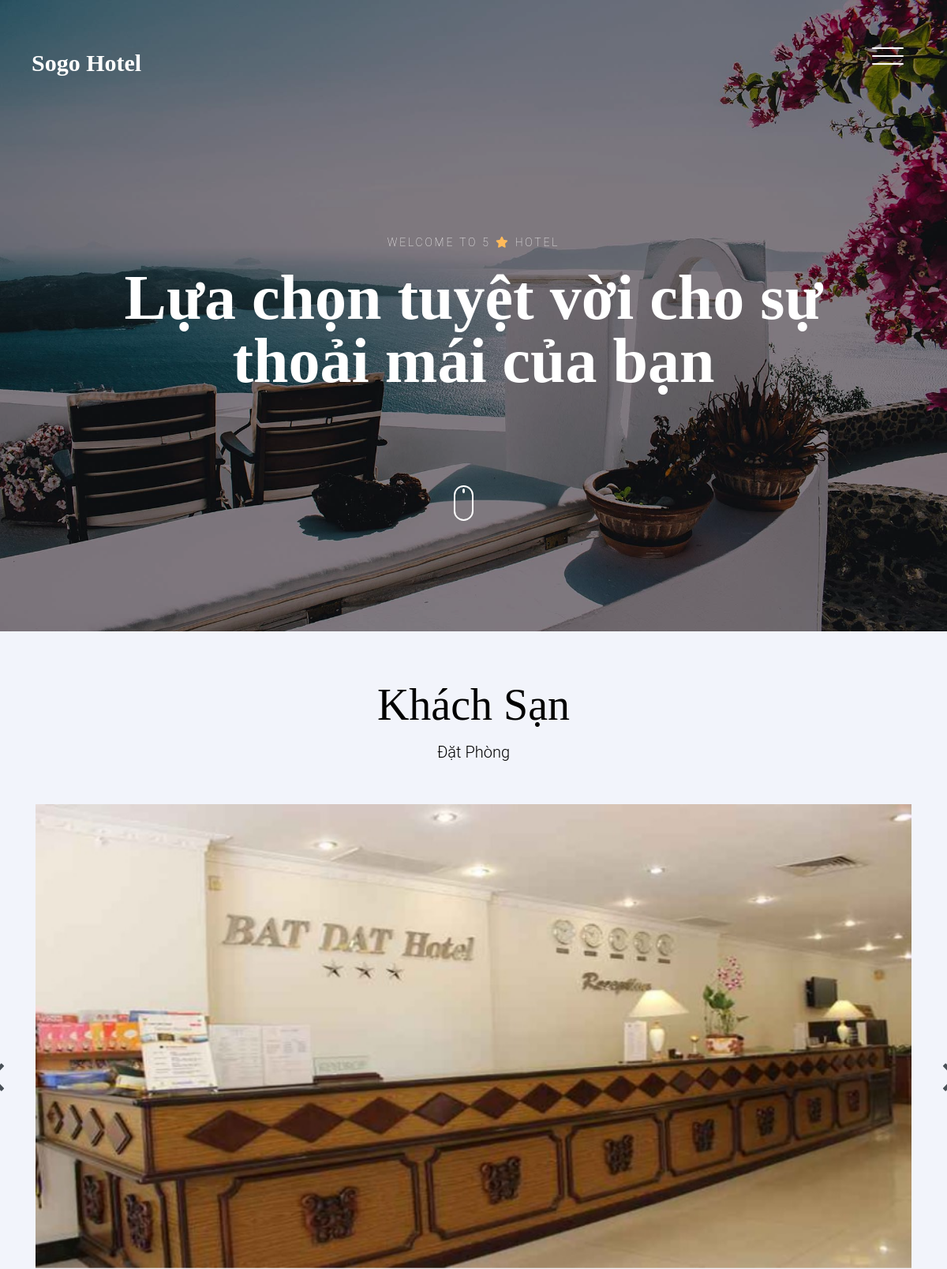
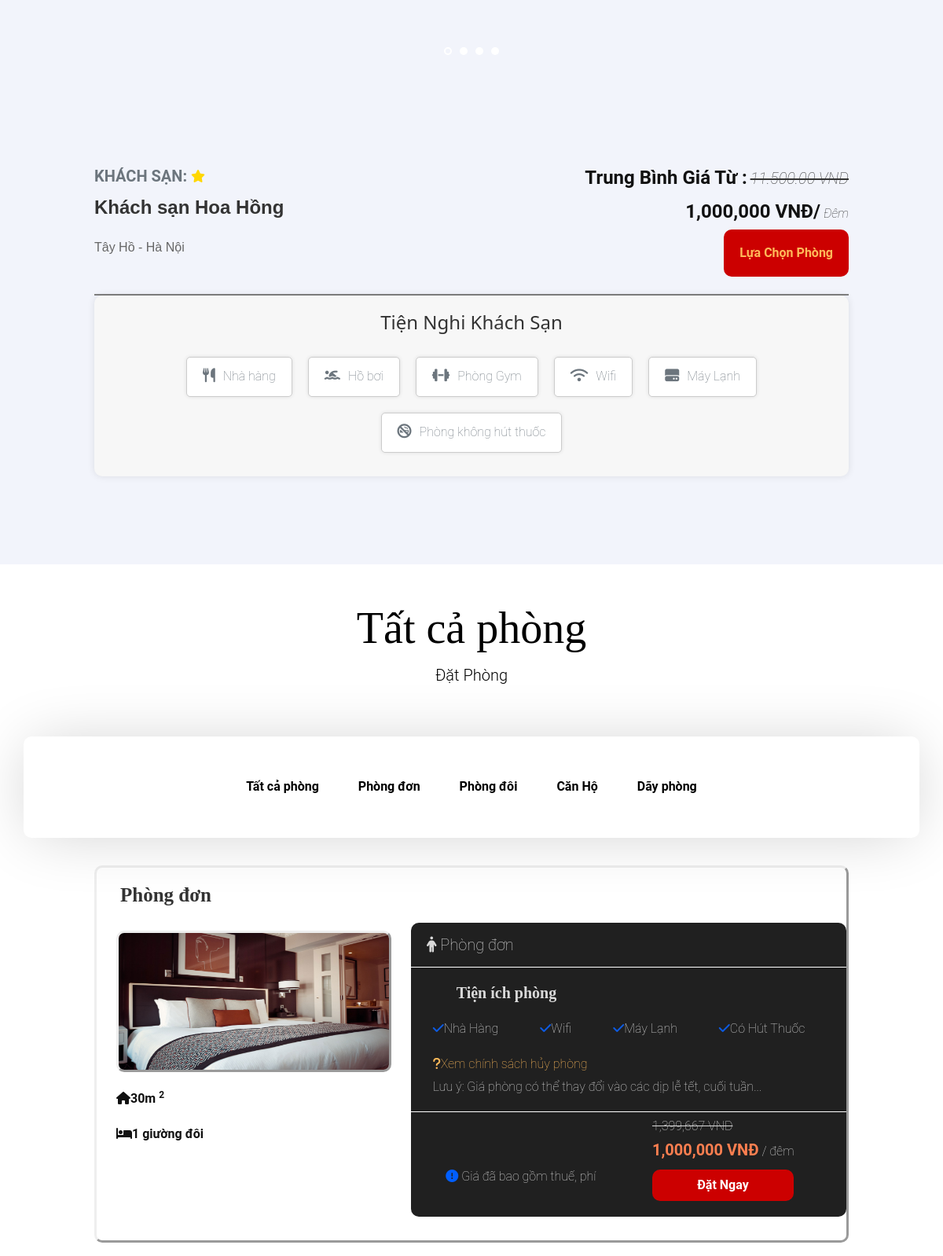
Page /index.php?act=product&maKhachSan=1 (upper part) on the committed database (2 pictures, top to bottom).
### tables this page shows
CREATE TABLE `khachsan` (
  `maKhachSan` int(11) NOT NULL,
  `tenKhachSan` varchar(50) NOT NULL,
  `diaDiem` varchar(250) NOT NULL,
  `khoangGia` float DEFAULT NULL,
  `danhGia` int(1) NOT NULL DEFAULT 1,
  `anh1` varchar(255) NOT NULL,
  `anh2` varchar(255) DEFAULT NULL,
  `anh3` varchar(250) DEFAULT NULL,
  `anh4` varchar(255) DEFAULT NULL,
  `nhaHang` bit(1) NOT NULL DEFAULT b'0',
  `hoBoi` bit(1) NOT NULL DEFAULT b'0',
  `phongGym` bit(1) NOT NULL DEFAULT b'0',
  `wifi` bit(1) NOT NULL DEFAULT b'0',
  `mayLanh` bit(1) NOT NULL DEFAULT b'0',
  `hutThuoc` bit(1) NOT NULL DEFAULT b'0'
);

CREATE TABLE `loaiphong` (
  `maLoaiPhong` int(11) NOT NULL,
  `tenLoai` varchar(50) NOT NULL,
  `nhaHang` bit(1) NOT NULL DEFAULT b'0',
  `hoBoi` bit(1) NOT NULL DEFAULT b'0',
  `phongGym` bit(1) NOT NULL DEFAULT b'0',
  `wifi` bit(1) NOT NULL DEFAULT b'0',
  `mayLanh` bit(1) NOT NULL DEFAULT b'0',
  `hutThuoc` bit(1) NOT NULL DEFAULT b'0'
);

CREATE TABLE `phong` (
  `maPhong` int(11) NOT NULL,
  `maKhachSan` int(11) NOT NULL,
  `soPhong` int(11) NOT NULL,
  `maLoaiPhong` int(11) NOT NULL,
  `giaPhong` float NOT NULL,
  `giuong` varchar(255) NOT NULL,
  `dienTich` int(11) NOT NULL,
  `image` varchar(255) NOT NULL,
  `trangThai` bit(1) NOT NULL DEFAULT b'0'
);

### PDO/sanpham.php (called while the page is built, shortened)
<?php
function truyVan1($maKhachSan)
{
    $sql = "SELECT * FROM `khachsan` WHERE maKhachSan = '$maKhachSan'";
    $row = pdo_truyVan1($sql);
    return $row;
}
function truyVanPhong($maKhachSan)
{
    $sql = "SELECT * FROM phong  INNER JOIN loaiphong ON phong.maLoaiPhong = loaiphong.maLoaiPhong WHERE maKhachSan = '$maKhachSan' ";
    $rows = pdo_truyVanAll($sql);
    return $rows;
}
function addDotToNumber($number)
{
    $number_parts = explode('.', $number);
    $integer_part = $number_parts[0];
    $formatted_number = number_format($integer_part);
    return $formatted_number;
}
function layLoaiAll()
{
    $sql = "SELECT * FROM `loaiPhong`";
    $rows = pdo_truyVanAll($sql);
    return $rows;
}

### PDO/pdo.php (called while the page is built, shortened)
<?php
    $servername = "localhost";
    $username = "root";
    $password = "";
    try {
        $conn = new PDO("mysql:host=$servername;dbname=nhom12", $username, $password);
        $conn->setAttribute(PDO::ATTR_ERRMODE, PDO::ERRMODE_EXCEPTION);
        return $conn;
    } catch(PDOException $e) {
        echo "Connection failed: " . $e->getMessage();
    }
    function pdo_truyVan1($sql){
        global $conn;
        try{
            $stmt=$conn->prepare($sql);
            $stmt->execute();
            $row=$stmt->fetch(PDO::FETCH_ASSOC);
            return $row;
        }
        catch(PDOException $e){
            throw $e;
        }
        finally{
            unset($conn);
        }
    }
    function pdo_truyVanAll($sql){
        global $conn;
        try{
            $stmt=$conn->prepare($sql);
            $stmt->execute();
            $rows=$stmt->fetchAll();
            return $rows;
        }
        catch(PDOException $e){
            throw $e;
        }
        finally{
            unset($conn);
        }
    }
    ?>

### layout/product.php (the view, shortened to what this page needs)
<section class="section slider-section bg-light">
  <div class="container text-white py-5 text-center" data-aos="fade-up" style="margin-top: -100px">
    <h1 class="display-4">Khách Sạn</h1>
    <p class="lead mb-0" style="color: black;">Đặt Phòng</p>
  </div>
  <div class="container">
    <div class="row">
      <div class="col-md-12">
        <div class="home-slider major-caousel owl-carousel mb-5" data-aos="fade-up" data-aos-delay="200">
          <div class="slider-item">
            <a href="<?php echo $row['anh1'] ?>" data-fancybox="images" data-caption="Caption for this image" "><img src=" <?php echo $row['anh1'] ?> " alt=" Image placeholder" class="img-fluid"></a>
          </div>
        </div>
      </div>
    </div>
  </div>
  <div class="show_phong" style="margin-top: -30px;">
    <div class="grid_slyde">
    </div>
    <div class="box_room">
      <div class="lef">
        <div class="loai">
          <span>Khách sạn:</span>
          <?php
          for ($i = 0; $i < $row['danhGia']; $i++) {
          ?>
            <i class="fas fa-star"></i>
          <?php
          }
          ?>
        </div>
        <div class="name">
          <p class="ten"><?php echo $row['tenKhachSan'] ?></p>
          <p class="DC"><?php echo $row['diaDiem'] ?></p>
        </div>
      </div>
      <div class="right">
        <p><strong>Trung Bình Giá Từ :</strong> <i>11.500.00 VND</i></p>
        <p><strong><?php $number = addDotToNumber($row['khoangGia']);
                    echo $number  ?> VNĐ/</strong> <em>Đêm</em> </p>
        <Button><a href="card.html">Lựa Chọn Phòng</a></Button>
      </div>
    </div>
    <div class="tien_nghi">
      <h3>
        Tiện Nghi Khách Sạn
      </h3>
      <div class="op_sun">
        <?php
        if ($row['nhaHang'] != 0) { ?>
          <p class="cc"><i class="fa-solid fa-utensils"></i>Nhà hàng</p>
        <?php
        }
        ?>
        <?php
        if ($row['hoBoi'] != 0) { ?>
          <p class="cc"><i class="fa-solid fa-person-swimming"></i>Hồ bơi</p>
        <?php
        }
        ?>
        <?php
        if ($row['phongGym'] != 0) { ?>
          <p class="cc"><i class="fa-solid fa-dumbbell"></i>Phòng Gym</p>
        <?php
        }
        ?>
        <?php
        if ($row['wifi'] != 0) { ?>
          <p class="cc"> <i class="fa-solid fa-wifi"></i>Wifi</p>
        <?php
        }
        ?>
        <?php
        if ($row['mayLanh'] != 0) { ?>
          <p class="cc"> <i class="fa-solid fa-hard-drive"></i>Máy Lạnh</p>
        <?php
        }
        ?>
        <?php
        if ($row['hutThuoc'] != 0) { ?>
          <p class="cc"><i class="fa-solid fa-ban-smoking"></i>Phòng không hút thuốc</p>
        <?php
        }
        ?>
      </div>
    </div>
</section>
<div class="container text-white py-5 text-center" data-aos="fade-up" style="">
  <h1 class="display-4">Tất cả phòng</h1>
  <p class="lead mb-0" style="color: black;">Đặt Phòng</p>
</div>
<section class="section pb-4" style="margin-top: 70px; margin-bottom: -50px;">
  <div class="container">
    <div class="row check-availabilty" id="next">
      <div class="block-32" data-aos="fade-up" data-aos-offset="-200">
        <ul class="nav nav-pills justify-content-center" style="padding: 10px 0;">
          <li class="nav-item">
            <a class="nav-link" href="index.php?act=product&maKhachSan=<?php echo $maKhachSan ?>">Tất cả phòng</a>
          </li>
          <?php
          foreach ($layLoai as $key => $value) { ?>
            <li class="nav-item">
              <a class="nav-link" href="index.php?act=product&maKhachSan=<?php echo $maKhachSan ?>&maLoai=<?php echo $value['maLoaiPhong'] ?>"><?php echo $value['tenLoai'] ?></a>
            </li>
          <?php
          } ?>
        </ul>
      </div>
    </div>
  </div>
</section>
<?php
foreach ($rows as $key => $value) {
?>
  <div class="mota">
    <h3><?php echo $value['tenLoai'] ?></h3>
    <div class="all">
      <div class="all_lef">
        <img src="<?php echo $value['image'] ?>" alt="">
        <div class="tn">
          <p><i class="fa-solid fa-house"></i><?php echo $value['dienTich'] ?>m <sup>2</sup></p>
          <p><i class="fa-solid fa-bed"></i><?php echo $value['giuong'] ?></p>
        </div>
      </div>
      <div class="all_right">
        <p class="he"><i class="fa-solid fa-person"></i> <?php echo $value['tenLoai'] ?></p>
        <div class="uu_dai">
          <h3>Tiện ích phòng </h3>
          <div class="ct_ud">
            <?php
            if ($value['nhaHang']) { ?>
              <p><i class="fa-solid fa-check" style="color: #0d5be3;"></i>Nhà Hàng</p>
            <?php
            }
            ?>
            <?php
            if ($value['wifi']) { ?>
              <p><i class="fa-solid fa-check" style="color: #0d5be3;"></i>Wifi</p>
            <?php
            }
            ?>
            <?php
            if ($value['mayLanh']) { ?>
              <p><i class="fa-solid fa-check" style="color: #0d5be3;"></i>Máy Lạnh</p>
            <?php
            }
            ?>
            <?php
            if ($value['hutThuoc']) { ?>
              <p><i class="fa-solid fa-check" style="color: #0d5be3;"></i>Có Hút Thuốc</p>
            <?php
            }
            ?>
          </div>
          <div class="van_dap">
            <a href=""><i class="fa-solid fa-question"></i>Xem chính sách hủy phòng</a>
            <p>Lưu ý: Giá phòng có thể thay đổi vào các dịp lễ tết, cuối tuần...</p>
          </div>
        </div>
        <div class="book_ct">
          <p class="ct"><i class="fa-solid fa-circle-exclamation" style="color: #005eff;"></i> Giá đã bao gồm thuế, phí</p>
          <div class="dat_ngay">
            <p><del>1,399,667 VND</del></p>
            <p><strong><?php $number = addDotToNumber($value['giaPhong']);
                        echo $number  ?> VNĐ</strong>
              / đêm
            </p>
            <a href="index.php?act=card&maPhongAdd=<?php echo $value['maPhong'] ?>"><button>Đặt Ngay</button></a>
          </div>
        </div>
      </div>
    </div>
  </div>
<?php
}
?>

### css/ctsp.css (style rules this page uses)
div { background-repeat: no-repeat !important; background-size: cover !important; }
.show_phong { width: 100%; height: auto; }
.grid_slyde { width: 80%; display: grid; grid-template-columns: 3fr 1fr 1fr; grid-template-rows: 1fr 1fr; grid-template-areas: "b1 b2 b2" "b1 b3 b4"; gap: 10px; margin: auto; margin-top: 20px; }
.box_room { width: 80%; height: 200px; border-bottom: 2px solid gray; padding-top: 30px; display: flex; justify-content: space-between; margin: auto; }
.loai { display: flex; align-items: center; }
.loai .fa-star { color: gold; }
.loai span { font-size: 20px; font-weight: bold; text-transform: uppercase; margin-right: 5px; }
.name { font-family: Arial, sans-serif; }
.ten { font-size: 24px; font-weight: bold; color: #333; }
.DC { font-size: 16px; color: #666; }
.right { text-align: right; line-height: 40px; }
.right p { margin: 0; font-size: 16px; color: #333; }
.right strong { font-size: 24px; color: #111111; font-weight: bold; }
.right i { text-decoration: line-through; font-size: 20px; }
.right button { padding: 10px 20px; font-size: 16px; color: #fff; background-color: #CC0000; font-weight: bold; border-radius: 10px; border: none; cursor: pointer; }
.tien_nghi { width: 80%; background-color: #f7f7f7; padding: 20px; border-radius: 10px; box-shadow: 0px 0px 10px 0px rgba(0, 0, 0, 0.1); text-align: center; margin: auto; }
.tien_nghi h3 { font-family: system-ui, -apple-system, BlinkMacSystemFont, 'Segoe UI', Roboto, Oxygen, Ubuntu, Cantarell, 'Open Sans', 'Helvetica Neue', sans-serif; font-size: 24px; margin-bottom: 20px; color: #333; }
.op_sun { display: flex; flex-wrap: wrap; width: 100%; justify-content: center; }
.cc { font-size: 16px; margin: 10px; padding: 10px 20px; background-color: #fff; border: 1px solid #ccc; border-radius: 5px; box-shadow: 0px 0px 5px 0px rgba(0, 0, 0, 0.1); }
.cc i { margin-right: 10px; font-size: 18px; }
.mota { width: 80%; border: outset; margin: auto; margin-top: 20px; border-radius: 10px; }
.mota h3 { color: #333; font-size: 25px; font-weight: bold; margin: 20px 30px; }
.all { width: 100%; display: flex; }
.all .all_lef img { width: 350px; height: 180px; border-radius: 10px; margin: 10px 25px; border: outset; }
.tn { margin: 10px 25px; color: #111111; font-weight: bold; }
.all_right { width: 60%; background-color: #202020; border-radius: 10px; margin-bottom: 30px; padding-bottom: 20px; }
.all_right .he { margin: 10px 20px; color: #d9d9d9; font-size: 20px; }
.uu_dai { width: 100%; border-top: 1px solid white; border-bottom: 1px solid white; padding-left: 5%; }
.uu_dai h3 { color: #d9d9d9; font-size: 20px; }
.uu_dai .ct_ud { width: 90%; display: flex; flex-wrap: wrap; justify-content: space-between ; color: #d9d9d9; }
.van_dap { color: #d9d9d9; }
.book_ct { width: 80%; display: flex; justify-content: space-between; margin-left: 8%; align-items: end; color: #d9d9d9; }
.dat_ngay { margin-top: 10px; line-height: 15px; }
.book_ct .dat_ngay p strong { font-size: 20px; font-weight: bold; color: coral; }
.dat_ngay button { width: 180px; height: 40px; font-size: 16px; color: #fff; background-color: #CC0000; font-weight: bold; border-radius: 10px; border: none; cursor: pointer; }

### css/custom.css (style rules this page uses)
body { background: #e2d8c9; background: -webkit-linear-gradient(to right, #eecda3, #efb262); background: linear-gradient(to right, #d3d0cc, #c1bfbd); min-height: 100vh; }
html, body { scroll-behavior: smooth; }

### layout/header.php (style rules this page uses)
.nav-pills .nav-link { font-weight: bold; font-size: 16px; color: #000; background-color: transparent; border-radius: 0; margin: 0 10px; padding: 10px 15px; transition: all 0.3s ease; }

### rows in the picture
khachsan: anh1 (picture), danhGia 1 (drawn), tenKhachSan "Khách sạn Hoa Hồng", diaDiem "Tây Hồ - Hà Nội", khoangGia "1,000,000"
loaiphong: tenLoai "Phòng đơn"
loaiphong: tenLoai "Phòng đôi"
loaiphong: tenLoai "Căn Hộ"
loaiphong: tenLoai "Dãy phòng"
phong: loaiphong.tenLoai "Phòng đơn", image (picture), dienTich "30", giuong "1 giường đôi", giaPhong "1,000,000"
